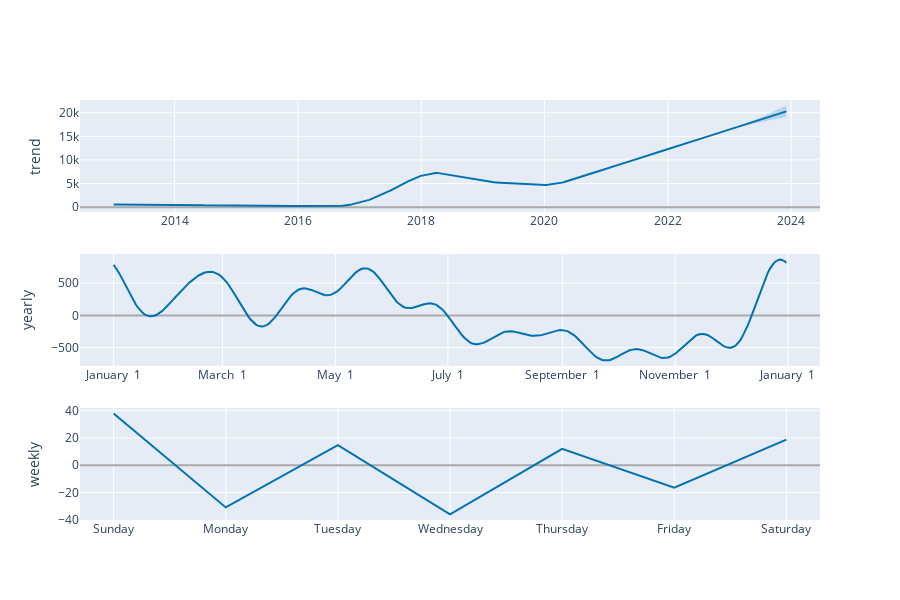

Write notebook code for a chart like this one.
### Code cell
plot_components_plotly(m, forecast)

### Figure 1 — Plotly figure (JSON) as saved in the notebook; plotly's stock layout.template omitted (floating-point values rounded to 4 significant figures; data arrays with more than 128 entries replaced by an {"elided": "..."} marker saying what was removed)
{"data": [{"line": {"color": "#0072B2", "width": 2}, "mode": "lines", "name": "trend", "type": "scatter", "x": {"elided": "3659 str values"}, "xaxis": "x", "y": {"elided": "3659 float values"}, "yaxis": "y"}, {"line": {"color": "rgba(0, 114, 178, 0.2)", "width": 0}, "mode": "lines", "name": "trend_upper", "type": "scatter", "x": {"elided": "3659 str values"}, "xaxis": "x", "y": {"elided": "3659 float values"}, "yaxis": "y"}, {"fill": "tonexty", "fillcolor": "rgba(0, 114, 178, 0.2)", "line": {"color": "rgba(0, 114, 178, 0.2)", "width": 0}, "mode": "lines", "name": "trend_lower", "type": "scatter", "x": {"elided": "3659 str values"}, "xaxis": "x", "y": {"elided": "3659 float values"}, "yaxis": "y"}, {"line": {"color": "#0072B2", "width": 2}, "mode": "lines", "name": "yearly", "type": "scatter", "x": {"elided": "365 str values"}, "xaxis": "x2", "y": {"elided": "365 float values"}, "yaxis": "y2"}, {"line": {"color": "#0072B2", "width": 2}, "mode": "lines", "name": "weekly", "type": "scatter", "x": ["2017-01-01T00:00:00", "2017-01-02T00:00:00", "2017-01-03T00:00:00", "2017-01-04T00:00:00", "2017-01-05T00:00:00", "2017-01-06T00:00:00", "2017-01-07T00:00:00"], "xaxis": "x3", "y": [37.9, -30.96, 14.8, -36.09, 12.04, -16.5, 18.8], "yaxis": "y3"}], "layout": {"height": 600, "showlegend": false, "width": 900, "xaxis": {"anchor": "y", "domain": [0, 1], "range": ["2012-06-19T18:00:00", "2024-06-20T06:00:00"], "type": "date"}, "xaxis2": {"anchor": "y2", "domain": [0, 1], "range": ["2016-12-13T18:54:02.958904115", "2018-01-18T11:04:57.863013581"], "tickformat": "%B %e", "type": "date"}, "xaxis3": {"anchor": "y3", "domain": [0, 1], "range": ["2016-12-31T16:48:00", "2017-01-07T07:12:00"], "tickformat": "%A", "type": "date"}, "yaxis": {"anchor": "x", "domain": [0.7333, 1], "rangemode": "normal", "title": {"text": "trend"}, "zerolinecolor": "#AAA"}, "yaxis2": {"anchor": "x2", "domain": [0.3667, 0.6333], "title": {"text": "yearly"}, "zerolinecolor": "#AAA"}, "yaxis3": {"anchor": "x3", "domain": [0, 0.2667], "title": {"text": "weekly"}, "zerolinecolor": "#AAA"}}}
